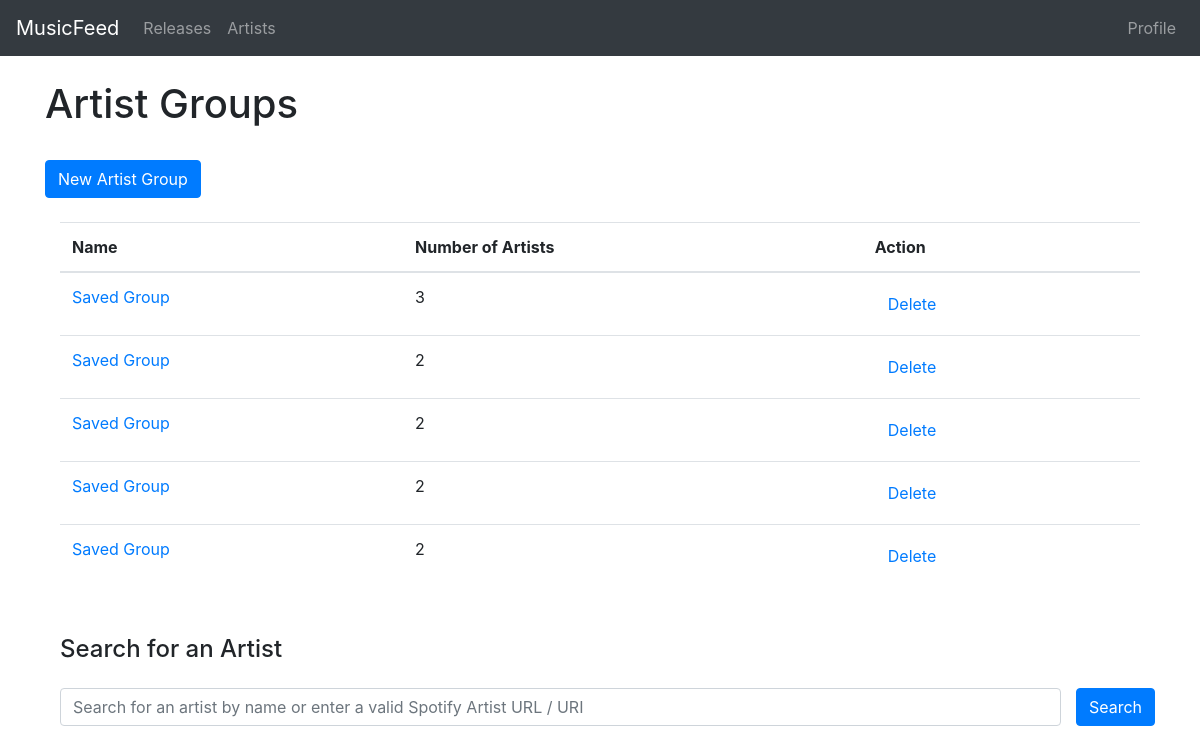
Page /artists/s/ (signed in) on the earlier database version.
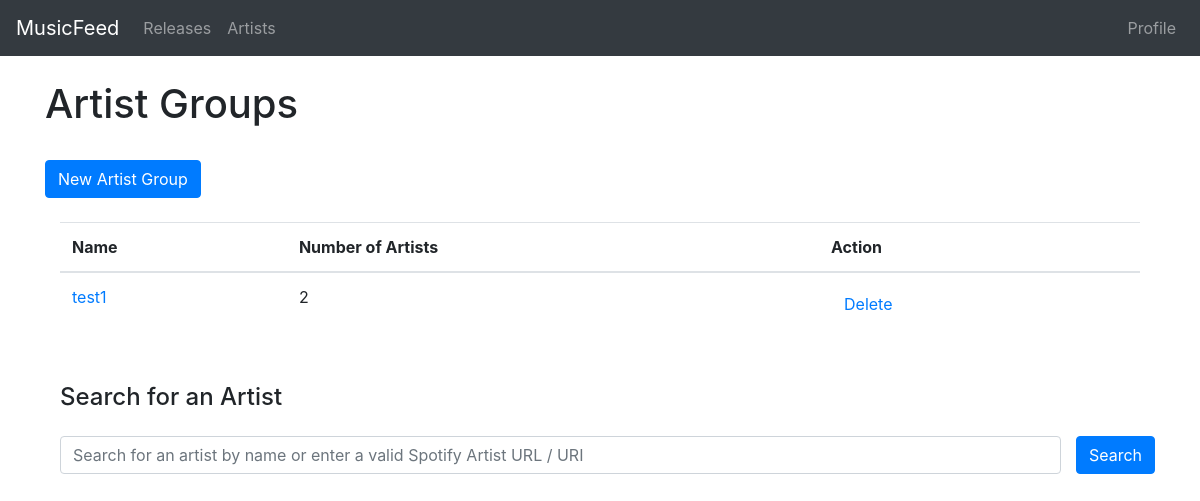
Same page on the later database version.
### feed/models.py (models this page shows, shortened)
class ArtistGroup(models.Model):
    name = models.CharField(max_length=50)
    artists = models.ManyToManyField(Artist)
    author = models.ForeignKey(User, on_delete=models.CASCADE)

### feed/views.py (the view)
# urls.py: path('artists/s/', views.artists, name='feed-release-search'),
@login_required
def artists(request):
    groups = request.user.artistgroup_set.all()
    form_add = AddArtistToGroupForm(user=request.user)
    form_delete_group = DeleteGroupForm()
    context = {
        'title':'Artists',
        'groups': groups,
        'form_add': form_add,
        'form_delete_group':form_delete_group,
        'artists': None
    }
    if request.method == 'POST':
        '''
        if 'save_add_artist' in request.POST:
            form_add = AddArtistToGroupForm(request.POST, user=request.user)
            context['form_add'] = form_add
            if form_add.is_valid():
                artist_data = json.loads(form_add.cleaned_data['artist_metadata'])
                artist = Artist(name=artist_data['name'], spotify_id = artist_data['id'], img_url = artist_data['images'][-1]['url'], spotify_profile_url = artist_data['external_urls']['spotify'])
                artist.save()
                selected_groups = form_add.cleaned_data['groups']
                for g in selected_groups:
                    group = groups.filter(id=g).first()
                    group.artists.add(artist)
                    artist.artist_groups.add(group)

                return redirect('feed-artists')
            else:
                print(request.POST)
                print(form_add.errors)
        '''
        if 'delete_group' in request.POST:
            form_delete_group = DeleteGroupForm(request.POST)
            context['form_delete_group'] = form_delete_group
            if form_delete_group.is_valid():
                g = form_delete_group.cleaned_data['group_id']
                group = groups.filter(id=g).first()
                ArtistGroup.delete(group)
                groups = request.user.artistgroup_set.all()
                messages.success(request, f'Group deleted!')
            else:
                print(form_delete_group.errors)
    else:
        try:
            q = request.GET.get('q')
        except:
            q = None
        if q:
            results = spotify.artist_search(q)
            context['artists'] = results
    return render(request, 'feed/artists.html', context)

### feed/forms.py (shortened to what this page needs)
class AddArtistToGroupForm(forms.Form):
    artist_metadata = forms.CharField(widget=forms.HiddenInput(), required=True)
    def __init__(self, *args, **kwargs):
        self.user = kwargs.pop('user')
        super(AddArtistToGroupForm, self).__init__(*args, **kwargs)
        artistgroups = self.user.artistgroup_set.all()
        self.fields['groups'] = forms.MultipleChoiceField(widget=forms.CheckboxSelectMultiple(), choices=[(x.id, x.name) for x in artistgroups])
        self.fields['groups'].label = "Select Groups"

class DeleteGroupForm(forms.Form):
    group_id = forms.CharField(widget=forms.HiddenInput(), required=True)

### feed/templates/feed/artists.html (shortened to what this page needs)
{% extends "feed/base.html" %}
{% load crispy_forms_tags %}
{% block content %}
    <div class="container">
        <div class="row mb-4">
            <h1>Artist Groups</h1>
        </div>
        <div class="row">
            <a class="btn btn-primary" href="{% url 'feed-new-group' %}" role="button">New Artist Group</a>
        </div>
    </div>
    <div class="container mt-4">
        <div class="artist-group-body">
            <table class="table">
                <thead>
                    <tr>
                        <th scope="col">Name</th>
                        <th scope="col">Number of Artists</th>
                        <th scope="col">Action</th>
                    </tr>
                </thead>
                <tbody>
                    {% for group in groups %}
                        <tr>
                            <td><a href="{% url 'feed-group-detail' pk=group.id %}">{{ group.name }}</a></td>
                            <td>{{ group.artists.count }}</td>
                            <td><button type="button" class="btn btn-link" id="deleteGroupButton" data-toggle="modal" data-target="#modalGroupDelete" data-group-name="{{ group.name }}" data-group-id="{{ group.id }}">Delete</button></td>
                        </tr>
                    {% endfor %}
                </tbody>
            </table>
        </div>
    </div>
    <div class="container mt-5">
        <h4>Search for an Artist</h4>
        <form method="GET" class="row my-4" action="{% url 'feed-release-search' %}" accept-charset="UTF-8">
            <div class="col">
                <input class="form-control" type="search" name="q" id="artistSearchInput" value="" placeholder="Search for an artist by name or enter a valid Spotify Artist URL / URI">
            </div>
            <div class="col-auto px-0">
                <input class="btn btn-primary" type="submit" value="Search">
            </div>
        </form>
    </div>
{% endblock content %}

### feed/templates/feed/base.html (shortened to what this page needs)
{% load static %}
<!DOCTYPE html>
<html lang='en'>
<head>
    <link rel="stylesheet" href="https://maxcdn.bootstrapcdn.com/bootstrap/4.0.0/css/bootstrap.min.css">
    <link rel="stylesheet" type="text/css" href="{% static 'feed/css/main.css' %}">
    <link rel="stylesheet" href="https://use.fontawesome.com/releases/v5.13.0/css/all.css">
</head>
<body>
    <nav class="navbar navbar-expand-md navbar-dark bg-dark">
        <a href="/" class="navbar-brand">MusicFeed</a>
        <div class="collapse navbar-collapse" id="navbarMenu">
            <ul class="navbar-nav mr-auto">
                <li><a href="{% url 'feed-releases' %}" class="nav-link">Releases</a></li>
                <li><a href="{% url 'feed-artists' %}" class="nav-link">Artists</a></li>
            </ul>
            <div class="navbar-nav">
                {% if user.is_authenticated %}
                    <a href="{% url 'profile' %}" class="nav-link">Profile</a>
                {% else %}
                    <a href="{% url 'account_login' %}" class="nav-link">Login</a>
                    <a href="{% url 'account_signup' %}" class="nav-link">Register</a>
                {% endif %}
            </div>
        </div>
    </nav>
    <div class="container mt-4">
        {% block body %}
        {% block content %}
        {% endblock content %}
        {% endblock body %}
    </div>
</body>
</html>

Differences in the rows shown:
removed ArtistGroup: name "Saved Group", artists.count "3"
removed ArtistGroup: name "Saved Group", artists.count "2"
removed ArtistGroup: name "Saved Group", artists.count "2"
removed ArtistGroup: name "Saved Group", artists.count "2"
removed ArtistGroup: name "Saved Group", artists.count "2"
added ArtistGroup: name "test1", artists.count "2"
